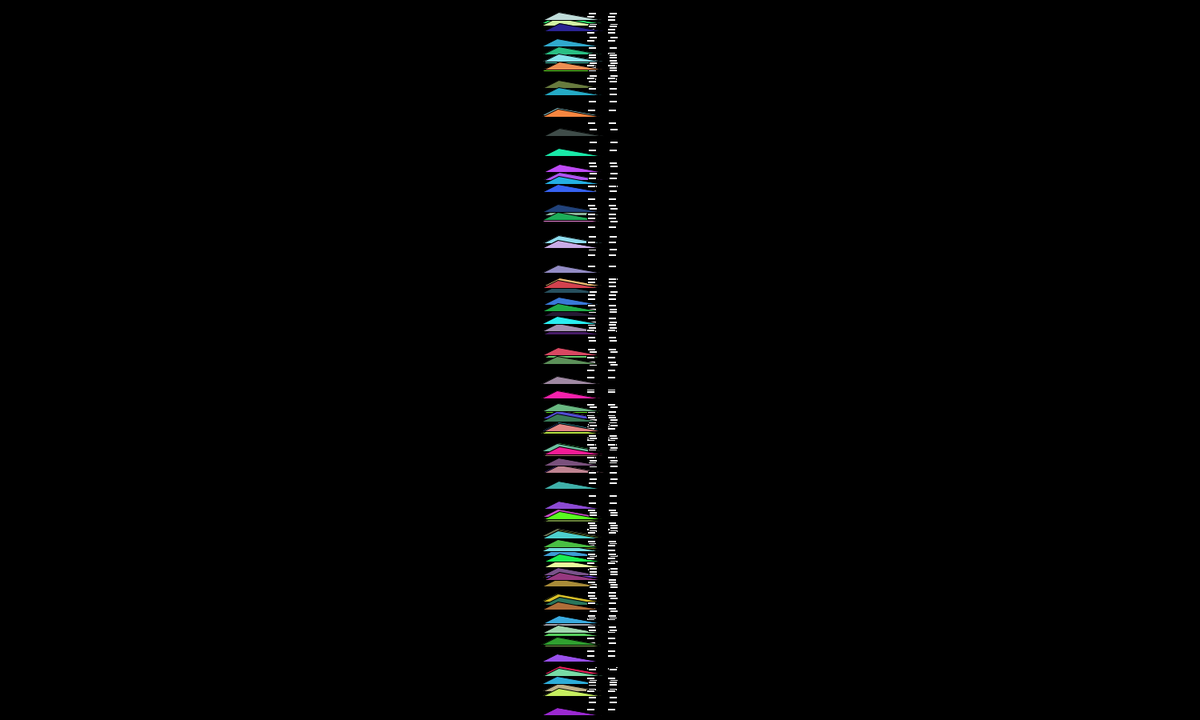
Frame 1 (no input)
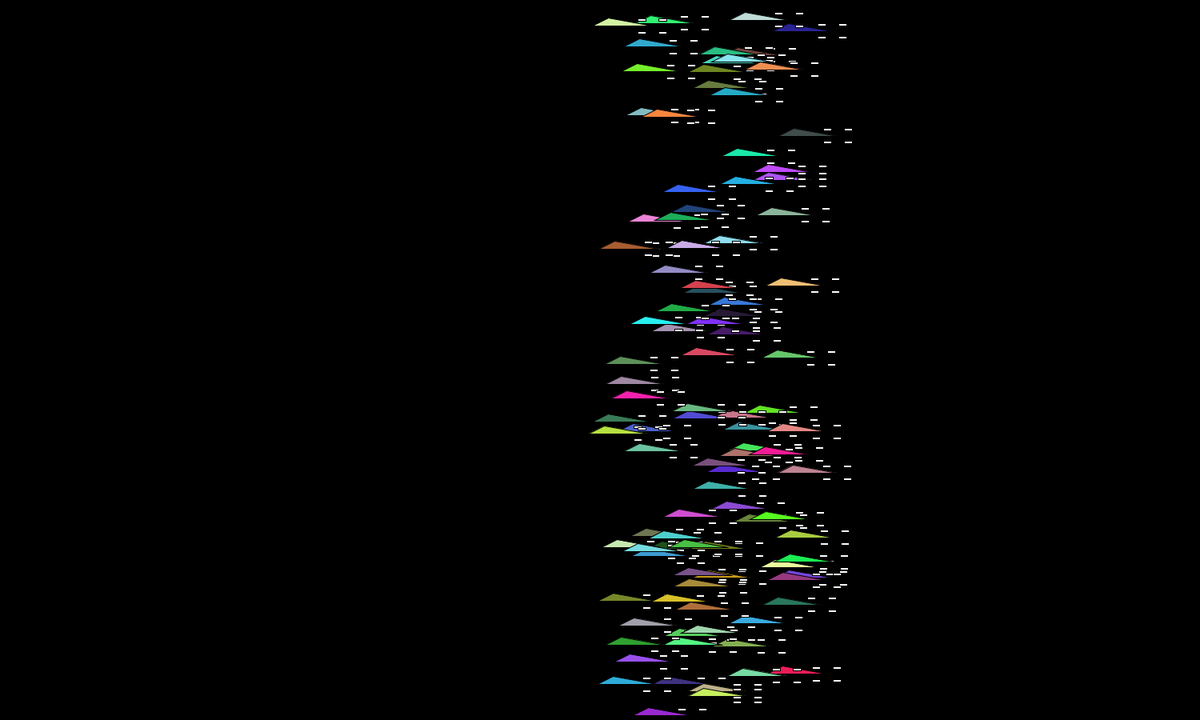
Frame 60 (the mouse pressed at the canvas centre just before this capture)
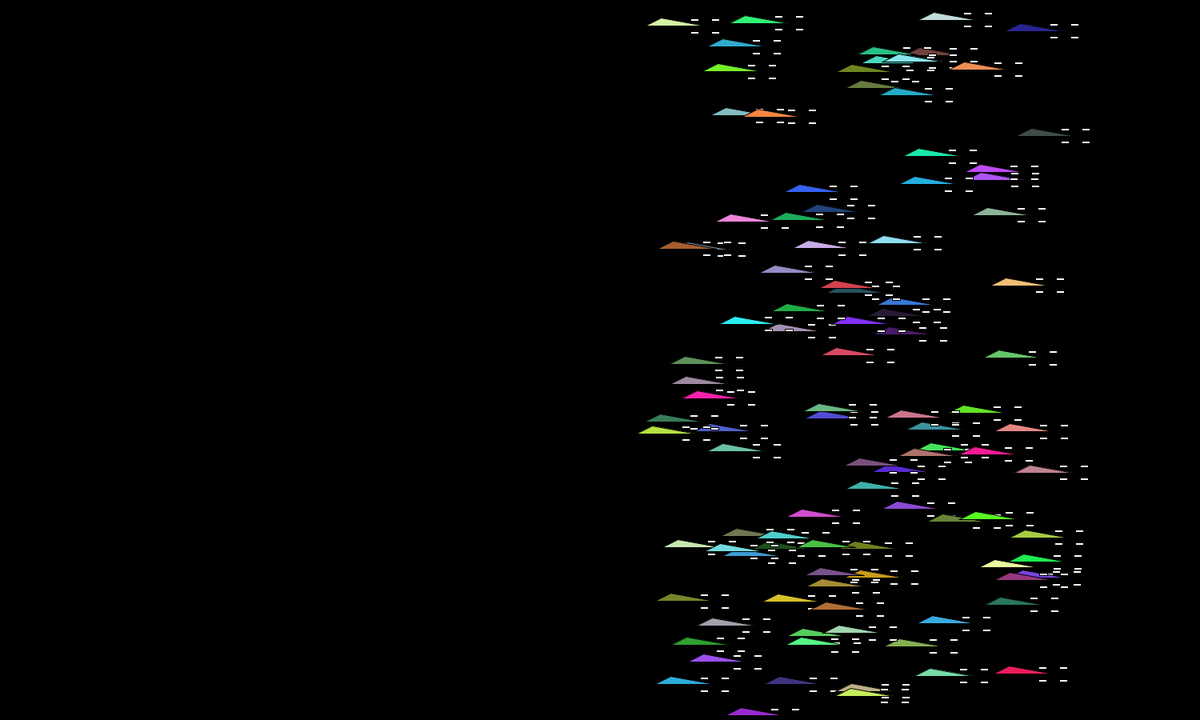
Frame 120 (the mouse held since frame 60 and released just before this capture)

The Processing sketch that drew these frames (run headless with seeded random() and noise(); from frame 60 on, the mouse is pressed at the canvas centre):

// Processing sketch: car
// ── car.pde
//creating car object
Car c1;
Car c2;
Car[] cars= new Car[100];
void setup() {
  size(1500,900);
  c1= new Car();
  c2= new Car();
  for(int i=0; i< cars.length;i++){
    cars[i]= new Car();
  }
}
void draw(){
background(0);
c1.drive();
c1.display();
c2.drive();
c2.display();
for(int i=0; i<cars.length;i++){
  cars[i].drive();
  cars[i].display();
}
}
// ── class_car.pde
class Car {
  color c;
  color c1;
  float xpos;
  float ypos;
  float xspeed;
  Car() {//construct
    c=color(random(25,255),random(25,255),random(25,255));
    c1=color(255);
    xpos=width/2;
    ypos=random(15,height);
    xspeed=random(1,5);
  }
  //rendre methodes
  void display(){ 
    rectMode(CENTER);
    fill(c);
    triangle(xpos,ypos,xpos-55,ypos-10,xpos-75,ypos);
    fill(c1);
    rect(xpos-13,ypos-8,10,3);
    rect(xpos-13,ypos+8,10,3);
    rect(xpos+13,ypos-8,10,3);
    rect(xpos+13,ypos+8,10,3);
  }
  void drive() {
    xpos=xpos+xspeed;
    if (xpos> width) {
      xpos=0;
    }
  }
}
